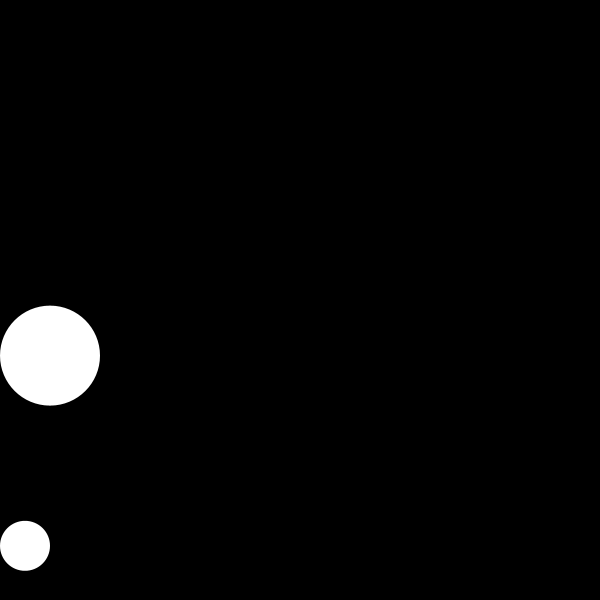
Frame 1 (no input)
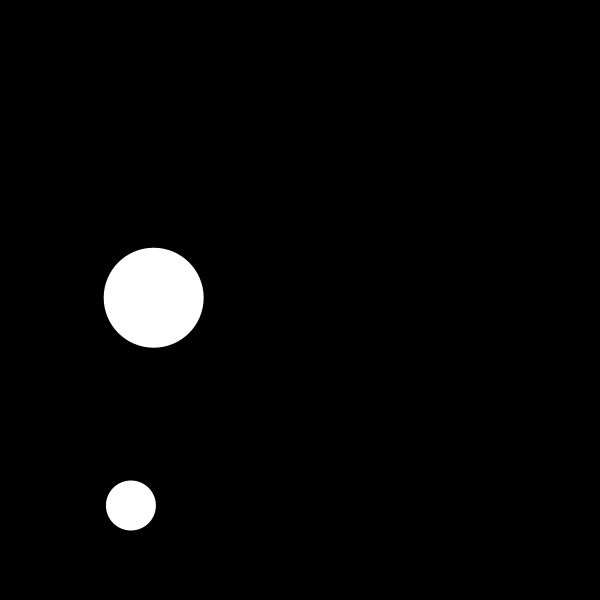
Frame 60 (the mouse pressed at the canvas centre just before this capture)
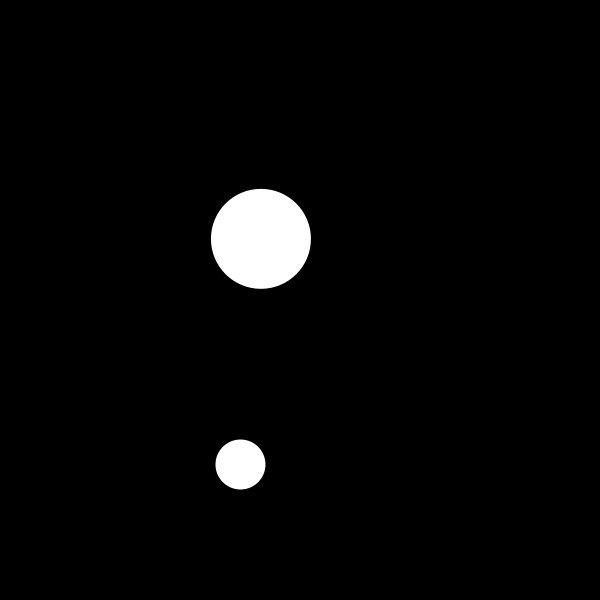
Frame 120 (the mouse held since frame 60 and released just before this capture)

The Processing sketch that drew these frames (run headless with seeded random() and noise(); from frame 60 on, the mouse is pressed at the canvas centre):

// Processing sketch: ball_collision_10_5_22
// ── ball_collision_10_5_22.pde
Ball ball1;
Ball ball2;

void setup(){
  size(600, 600);
  
  ball1 = new Ball(50, 50, random(height - 50));
  ball2 = new Ball(25, 25, random(height) - 25);
}


void draw(){
  background(0);
  
  ball1.display();
  ball1.move();
  ball1.edges();
  
  ball2.display();
  ball2.move();
  ball2.edges();
  
  ball1.isCollide(ball2);
  
}

// ── Ball.pde
class Ball{
  PVector loc;
  PVector vel;
  
  float radius;
  
  Ball(float radius, float x, float y){
    loc = new PVector(x, y);
    vel = PVector.random2D();
    vel.mult(random(1, 5));
    
    
    this.radius = radius;
    
    ellipseMode(RADIUS);
  }
  
  
  void display(){
    fill(255);
    noStroke();
    ellipse(loc.x, loc.y, radius, radius);
  }
  
  void move(){
    loc.add(vel);
  }
  
  void edges(){
    if (loc.x > width-radius){
      loc.x = width-radius;
      vel.x *= -1;
    }
    else if (loc.x < radius){
      loc.x = radius;
      vel.x *= -1;
    }
    
    else if (loc.y > height - radius){
      loc.y = height-radius;
      vel.y *= -1;
    }
    
    else if (loc.y < radius){
      loc.y = radius;
      vel.y *= -1;
    }
   
  }
  
  
  void isCollide(Ball outerBall){
    float dist = PVector.dist(loc, outerBall.loc);
    
    if (dist <= radius + outerBall.radius){
      vel.sub(outerBall.vel);
      outerBall.vel.sub(vel);
      vel.x *= -1;
      vel.y *= -1;
      outerBall.vel.x *= -1;
      outerBall.vel.y *= -1;
      
      vel.limit(10);
      outerBall.vel.limit(10);
    }
    
  }
  
  
}
